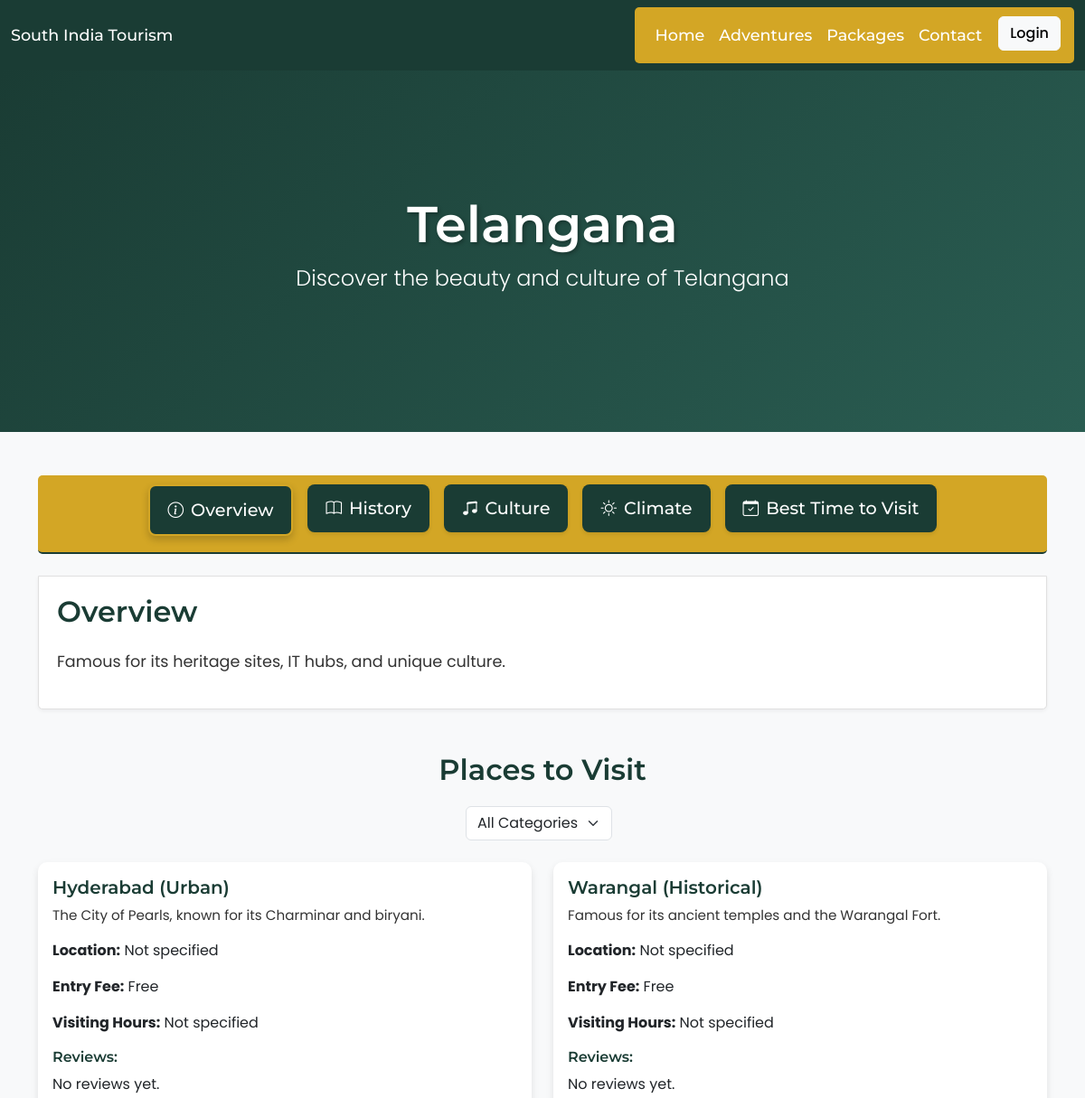
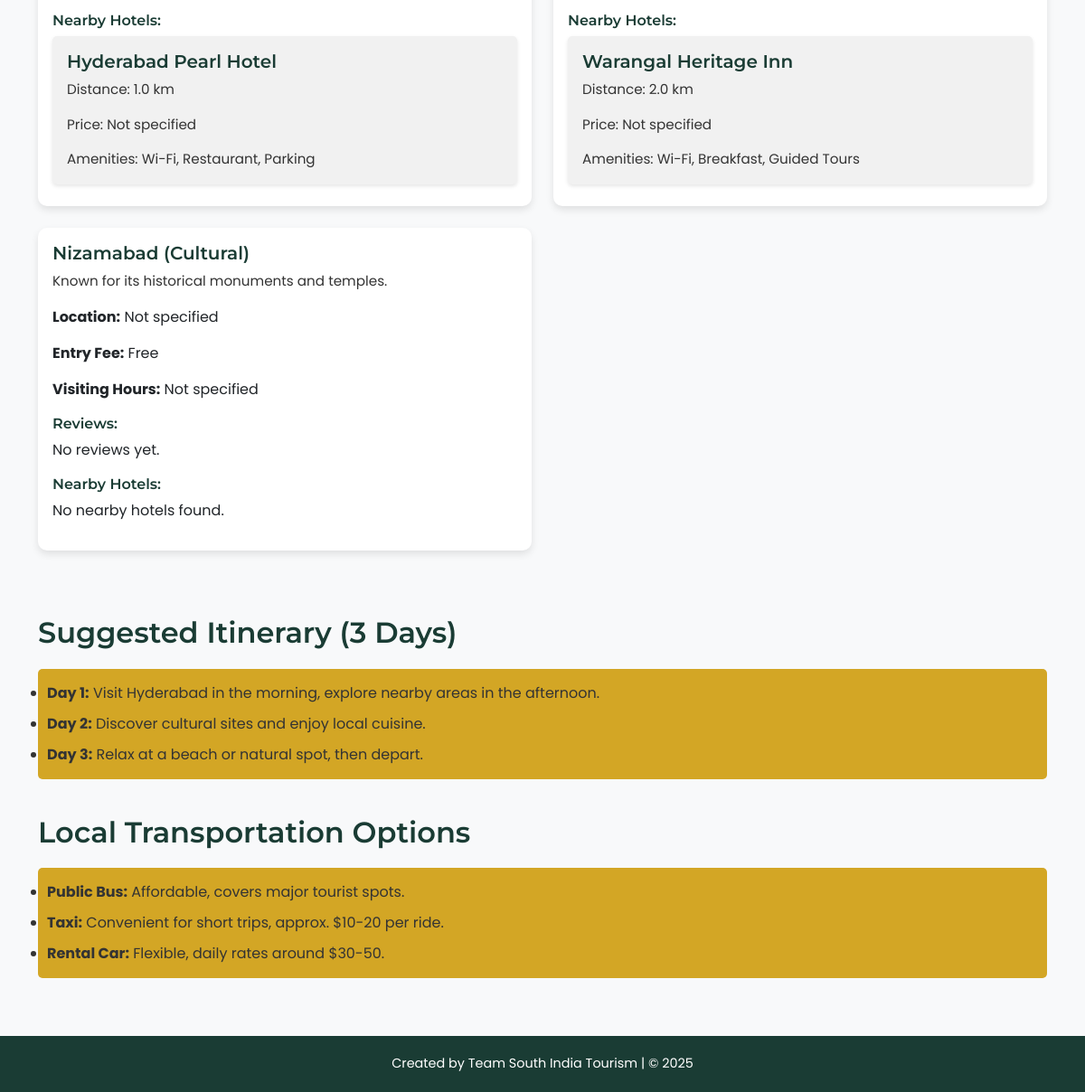
/state/telangana/, run on the app's committed database (2 pictures, top to bottom).
### core/models.py (models this page shows, shortened)
class State(models.Model):
    name = models.CharField(max_length=100)
    description = models.TextField(blank=True, help_text="A general overview of the state.")
    history = models.TextField(blank=True, help_text="Historical background of the state.")
    culture = models.TextField(blank=True, help_text="Cultural highlights, traditions, and festivals.")
    climate = models.TextField(blank=True, help_text="Climate information, including average temperatures and weather patterns.")
    best_time_to_visit = models.CharField(max_length=100, blank=True, help_text="Best months or seasons to visit the state.")
    favorites = models.ManyToManyField(User, related_name='favorite_states', blank=True)  # Add this field

class Place(models.Model):
    CATEGORY_CHOICES = [
        ('Historical', 'Historical'),
        ('Natural', 'Natural'),
        ('Beach', 'Beach'),
        ('Cultural', 'Cultural'),
        ('Adventure', 'Adventure'),
    ]
    state = models.ForeignKey(State, on_delete=models.CASCADE, related_name='places')
    name = models.CharField(max_length=100)
    category = models.CharField(max_length=50, choices=CATEGORY_CHOICES)
    description = models.TextField(blank=True)
    location = models.CharField(max_length=200, blank=True)
    entry_fee = models.DecimalField(max_digits=10, decimal_places=2, blank=True, null=True)
    visiting_hours = models.CharField(max_length=100, blank=True)

class Hotel(models.Model):
    place = models.ForeignKey(Place, on_delete=models.CASCADE, related_name='hotels')
    name = models.CharField(max_length=100)
    address = models.TextField()
    amenities = models.TextField(blank=True)
    distance = models.FloatField()
    price_per_night = models.DecimalField(max_digits=10, decimal_places=2, blank=True, null=True)

### core/views.py (the view)
# urls.py: path('state/<str:state_name>/', views.state_detail, name='state_detail'),
def state_detail(request, state_name):
    state = get_object_or_404(State, name__iexact=state_name.replace('-', ' '))
    places = state.places.all()
    category = request.GET.get('category', '')
    if category:
        places = places.filter(category=category)
    places_with_hotels = []
    for place in places:
        near_hotels = place.hotels.filter(distance__lte=5)
        place.hotels_near = near_hotels
        place.reviews_list = place.reviews.all()[:3]
        place.is_favorited = request.user.is_authenticated and place.favorited_by.filter(user=request.user).exists()
        places_with_hotels.append(place)
    itinerary = [
        {"day": 1, "activity": f"Visit {places[0].name} in the morning, explore nearby areas in the afternoon."} if places else {"day": 1, "activity": "Explore the state capital or major city."},
        {"day": 2, "activity": "Discover cultural sites and enjoy local cuisine."},
        {"day": 3, "activity": "Relax at a beach or natural spot, then depart."},
    ]
    transport_options = [
        {"mode": "Public Bus", "details": "Affordable, covers major tourist spots."},
        {"mode": "Taxi", "details": "Convenient for short trips, approx. $10-20 per ride."},
        {"mode": "Rental Car", "details": "Flexible, daily rates around $30-50."},
    ]
    is_favorited = request.user.is_authenticated and state.favorites.filter(id=request.user.id).exists()
    return render(request, 'core/state.html', {
        'state': state,
        'places': places_with_hotels,
        'categories': Place.CATEGORY_CHOICES,
        'selected_category': category,
        'itinerary': itinerary,
        'transport_options': transport_options,
        'is_favorited': is_favorited,  # For state favorites
    })

### core/templates/core/state.html (shortened to what this page needs)
{% load static %}
<!DOCTYPE html>
<html lang="en">
<head>
  <link href="https://cdn.jsdelivr.net/npm/bootstrap@5.3.0/dist/css/bootstrap.min.css" rel="stylesheet">
  <link rel="stylesheet" href="{% static 'core/css/style.css' %}">
  <link rel="stylesheet" href="https://cdn.jsdelivr.net/npm/bootstrap-icons@1.10.5/font/bootstrap-icons.css">
</head>
<body>
  <nav class="navbar navbar-expand-lg navbar-dark bg-custom sticky-top">
    <div class="container-fluid">
      <a class="navbar-brand" href="{% url 'home' %}">South India Tourism</a>
      <div class="collapse navbar-collapse" id="navbarNav">
        <ul class="navbar-nav ms-auto">
          <li class="nav-item"><a class="nav-link" href="{% url 'home' %}">Home</a></li>
          <li class="nav-item"><a class="nav-link" href="{% url 'home' %}#category">Adventures</a></li>
          <li class="nav-item"><a class="nav-link" href="{% url 'home' %}#packages">Packages</a></li>
          <li class="nav-item"><a class="nav-link" href="{% url 'home' %}#contact">Contact</a></li>
          {% if user.is_authenticated %}
            <li class="nav-item"><a class="nav-link" href="{% url 'my_favorites' %}">My Favorites</a></li>
            <li class="nav-item">
              <form action="{% url 'logout' %}" method="post" style="display: inline;">
                {% csrf_token %}
                <button type="submit" class="btn btn-light nav-btn">Logout</button>
              </form>
            </li>
          {% else %}
            <li class="nav-item">
              <a href="{% url 'login' %}" class="btn btn-light nav-btn">Login</a>
            </li>
          {% endif %}
        </ul>
      </div>
    </div>
  </nav>
  <section class="hero-section text-center text-white">
    <div class="hero-overlay">
      <h1 class="hero-title">{{ state.name }}</h1>
      <p class="hero-subtitle">Discover the beauty and culture of {{ state.name }}</p>
    </div>
  </section>
  <section class="state-details py-5">
    <div class="container">
      <ul class="nav nav-tabs justify-content-center mb-4 state-tabs" id="stateTabs" role="tablist">
        <li class="nav-item" role="presentation">
          <a class="nav-link active" id="overview-tab" data-bs-toggle="tab" href="#overview" role="tab" aria-controls="overview" aria-selected="true">
            <i class="bi bi-info-circle me-2"></i>Overview
          </a>
        </li>
        <li class="nav-item" role="presentation">
          <a class="nav-link" id="history-tab" data-bs-toggle="tab" href="#history" role="tab" aria-controls="history" aria-selected="false" tabindex="-1">
            <i class="bi bi-book me-2"></i>History
          </a>
        </li>
        <li class="nav-item" role="presentation">
          <a class="nav-link" id="culture-tab" data-bs-toggle="tab" href="#culture" role="tab" aria-controls="culture" aria-selected="false" tabindex="-1">
            <i class="bi bi-music-note-beamed me-2"></i>Culture
          </a>
        </li>
        <li class="nav-item" role="presentation">
          <a class="nav-link" id="climate-tab" data-bs-toggle="tab" href="#climate" role="tab" aria-controls="climate" aria-selected="false" tabindex="-1">
            <i class="bi bi-sun me-2"></i>Climate
          </a>
        </li>
        <li class="nav-item" role="presentation">
          <a class="nav-link" id="best-time-tab" data-bs-toggle="tab" href="#best-time" role="tab" aria-controls="best-time" aria-selected="false" tabindex="-1">
            <i class="bi bi-calendar-check me-2"></i>Best Time to Visit
          </a>
        </li>
      </ul>
      <div class="tab-content" id="stateTabsContent">
        <div class="tab-pane fade show active" id="overview" role="tabpanel" aria-labelledby="overview-tab">
          <h3 class="section-title">Overview</h3>
          <p class="section-content">{{ state.description|default:"No description available." }}</p>
        </div>
      </div>
      <div class="row mt-5">
        <h3 class="section-title text-center">Places to Visit</h3>
        <div class="col-md-12 mb-4">
          <form method="get" class="d-flex justify-content-center">
            <select name="category" class="form-select w-auto me-2" onchange="this.form.submit()">
              <option value="">All Categories</option>
            </select>
          </form>
        </div>
        {% for place in places %}
          <div class="col-md-6 mb-4">
            <div class="card place-card">
              <div class="card-body">
                <h5 class="card-title">{{ place.name }} ({{ place.category }})</h5>
                <p class="card-text">{{ place.description }}</p>
                <p><strong>Location:</strong> {{ place.location|default:"Not specified" }}</p>
                <p><strong>Entry Fee:</strong> {% if place.entry_fee %}${{ place.entry_fee }}{% else %}Free{% endif %}</p>
                <p><strong>Visiting Hours:</strong> {{ place.visiting_hours|default:"Not specified" }}</p>
                <h6 class="mt-3">Reviews:</h6>
                {% for review in place.reviews_list %}
                  <div class="border p-2 mb-2">
                    <p><strong>{{ review.user.username }}</strong> ({{ review.rating }}/5): {{ review.comment }}</p>
                    <small>{{ review.created_on }}</small>
                  </div>
                {% empty %}
                  <p>No reviews yet.</p>
                {% endfor %}
                <h6 class="mt-3">Nearby Hotels:</h6>
                {% for hotel in place.hotels_near %}
                  <div class="card hotel-card mb-2">
                    <div class="card-body">
                      <h6 class="card-title">{{ hotel.name }}</h6>
                      <p class="card-text">Distance: {{ hotel.distance }} km</p>
                      <p class="card-text">Price: {% if hotel.price_per_night %}${{ hotel.price_per_night }}/night{% else %}Not specified{% endif %}</p>
                      <p class="card-text">Amenities: {{ hotel.amenities|default:"Not specified" }}</p>
                    </div>
                  </div>
                {% empty %}
                  <p>No nearby hotels found.</p>
                {% endfor %}
              </div>
            </div>
          </div>
        {% empty %}
          <div class="col-md-12">
            <p>No places found for this category.</p>
          </div>
        {% endfor %}
      </div>
      <div class="row mt-5">
        <div class="col-md-12">
          <h3 class="section-title">Suggested Itinerary (3 Days)</h3>
          <ul class="itinerary-list">
            {% for day in itinerary %}
              <li><strong>Day {{ day.day }}:</strong> {{ day.activity }}</li>
            {% endfor %}
          </ul>
        </div>
      </div>
      <div class="row mt-4">
        <div class="col-md-12">
          <h3 class="section-title">Local Transportation Options</h3>
          <ul class="transport-list">
            {% for option in transport_options %}
              <li><strong>{{ option.mode }}:</strong> {{ option.details }}</li>
            {% endfor %}
          </ul>
        </div>
      </div>
    </div>
  </section>
  <footer class="footer">
    <div class="container">
      <div class="credit">Created by Team South India Tourism | © 2025</div>
    </div>
  </footer>
</body>
</html>

### core/static/core/css/style.css (style rules this page uses)
.bg-custom { background-color: #1a3c34; }
.nav-btn { margin-left: 10px; font-family: 'Poppins', sans-serif; font-weight: 500; font-size: 1rem; }
.navbar-brand, .nav-link { color: #ffffff !important; font-family: 'Montserrat', sans-serif; font-weight: 500; font-size: 1.1rem; }
.navbar-nav.ms-auto { background-color: #d3a625; padding: 10px 15px; border-radius: 5px; }
.hero-section { position: relative; height: 400px; background: linear-gradient(135deg, #1a3c34 0%, #2a5d52 100%); display: flex; align-items: center; justify-content: center; overflow: hidden; }
.hero-overlay { text-align: center; }
.hero-title { font-size: 3.5rem; font-family: 'Montserrat', sans-serif; font-weight: 600; text-shadow: 2px 2px 4px rgba(0, 0, 0, 0.3); color: #ffffff; }
.hero-subtitle { font-size: 1.5rem; font-family: 'Poppins', sans-serif; font-weight: 300; color: #ffffff; }
.state-details { padding: 40px 0; background-color: #f8f9fa; }
.section-title { font-size: 2rem; color: #1a3c34; margin-bottom: 20px; font-family: 'Montserrat', sans-serif; font-weight: 600; }
.section-content { font-size: 1.1rem; color: #333; font-family: 'Poppins', sans-serif; line-height: 1.8; }
.state-details ul { background-color: #d3a625; padding: 10px; border-radius: 5px; }
.state-details ul.nav-tabs.state-tabs { border-bottom: 2px solid #1a3c34; flex-wrap: wrap; }
.nav-tabs .nav-item { margin-bottom: 8px; }
.nav-tabs .nav-link { color: #ffffff; font-family: 'Montserrat', sans-serif; font-weight: 500; font-size: 1.2rem; padding: 12px 20px; border: none; border-radius: 8px; transition: all 0.3s ease; background-color: #1a3c34; margin: 0 8px; display: flex; align-items: center; box-shadow: 0 2px 4px rgba(0, 0, 0, 0.1); }
.nav-tabs .nav-link.active { color: #ffffff; background-color: #1a3c34; border: 2px solid #d3a625; box-shadow: 0 4px 8px rgba(0, 0, 0, 0.2); }
.nav-tabs .nav-link i { font-size: 1.1rem; margin-right: 8px; }
.tab-content { background-color: #ffffff; border: 1px solid #e0e0e0; border-radius: 0 0 5px 5px; padding: 20px; box-shadow: 0 2px 4px rgba(0, 0, 0, 0.05); }
ul.itinerary-list li, ul.transport-list li { padding: 5px 0; color: #333; }
.place-card { transition: transform 0.3s, box-shadow 0.3s; background: #fff; border: none; border-radius: 10px; box-shadow: 0 4px 8px rgba(0,0,0,0.1); }
.hotel-card { background: #f1f1f1; border: none; border-radius: 5px; box-shadow: 0 2px 4px rgba(0,0,0,0.1); margin-bottom: 10px; }
.card-title { color: #1a3c34; font-size: 1.25em; font-family: 'Montserrat', sans-serif; font-weight: 600; }
.card-text { font-size: 0.95em; color: #333; font-family: 'Poppins', sans-serif; }
.footer { background: #1a3c34; color: white; padding: 20px 0; text-align: center; }
.footer .credit { font-size: 0.9em; font-family: 'Poppins', sans-serif; }
body { font-family: 'Poppins', sans-serif; margin: 0; padding: 0; font-size: 16px; }
h1, h2, h3, h4, h5, h6 { font-family: 'Montserrat', sans-serif; font-weight: 600; color: #1a3c34; }
p, a, li, button, input, textarea, select, label { font-family: 'Poppins', sans-serif; font-weight: 400; }

### data on the page
State: name "Telangana", description "Famous for its heritage sites, IT hubs, and unique culture."
Place: name "Hyderabad", category "Urban", description "The City of Pearls, known for its Charminar and biryani.", location "Not specified", shows "Free", visiting_hours "Not specified"
Hotel: name "Hyderabad Pearl Hotel", distance "1.0", shows "Not specified", amenities "Wi-Fi, Restaurant, Parking"
Place: name "Warangal", category "Historical", description "Famous for its ancient temples and the Warangal Fort.", location "Not specified", shows "Free", visiting_hours "Not specified"
Hotel: name "Warangal Heritage Inn", distance "2.0", shows "Not specified", amenities "Wi-Fi, Breakfast, Guided Tours"
Place: name "Nizamabad", category "Cultural", description "Known for its historical monuments and temples.", location "Not specified", shows "Free", visiting_hours "Not specified"

### other printed values
{{ day.day }} "1" "2" "3"
{{ day.activity }} "Visit Hyderabad in the morning, explore nearby areas in the afternoon." "Discover cultural sites and enjoy local cuisine." "Relax at a beach or natural spot, then depart."
{{ option.mode }} "Public Bus" "Taxi" "Rental Car"
{{ option.details }} "Affordable, covers major tourist spots." "Convenient for short trips, approx. $10-20 per ride." "Flexible, daily rates around $30-50."
